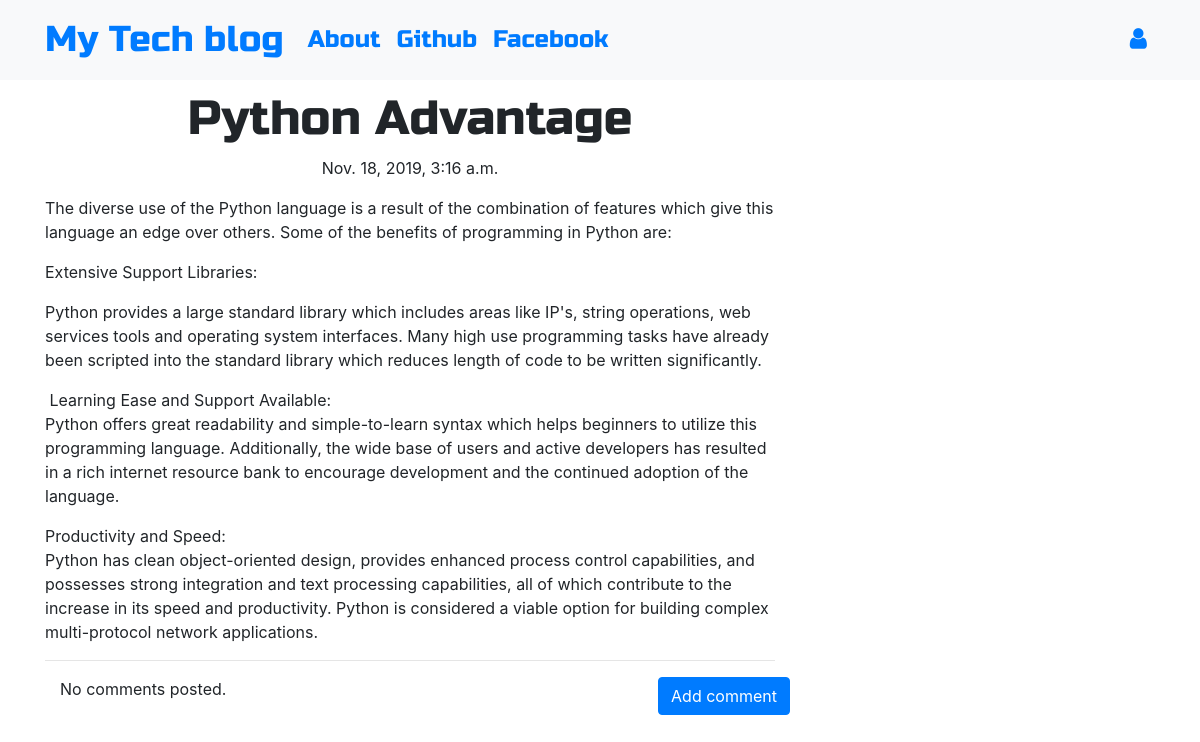
The page /post/5 on the database its author committed.
### blog/models.py (models this page shows, shortened)
class Post(models.Model):
    author = models.ForeignKey('auth.User',on_delete=models.CASCADE)
    title = models.CharField(max_length=200)
    text = models.TextField()
    created_date = models.DateTimeField(default=timezone.now)
    published_date = models.DateTimeField(blank=True, null=True)

### blog/views.py (the view)
# urls.py: path('post/<int:pk>', views.PostDetailView.as_view(), name='post_detail'),
class PostDetailView(DetailView):
    model = Post

### blog/templates/blog/post_detail.html (shortened to what this page needs)
{% extends 'blog/base.html' %}
{% block content %}
        <h1 class='posttitle loader'>{{ post.title }}</h1>
        {% if post.published_date %}
            <div class="date postdate">
                {{ post.published_date }}
            </div>
        {% else %}
            <a class="btn btn-outline-dark" href="{% url 'post_publish' pk=post.pk %}">Publish</a>
        {% endif %}
      <p class='postcontent' >{{ post.text|safe|linebreaksbr }}</p>
  <hr>
  <a class="btn btn-primary btn-comment" href="{% url 'add_comment_to_post' pk=post.pk %}">Add comment</a>
  <div class="container">
  {% for comment in post.comments.all %}
  <br>
      {% if user.is_authenticated or comment.approved_comment %}
              {{ comment.created_date }}
              {% if not comment.approved_comment %}
                  <a class="btn btn-primary" href="{% url 'comment_remove' pk=comment.pk %}"><span class="fa fa-remove"></span></a>
                  <a class="btn btn-primary" href="{% url 'comment_approve' pk=comment.pk %}"><span class="fa fa-check"></span></a>
              {% endif %}
          <p>{{ comment.text|safe|linebreaks }}</p>
          <p>Posted by: <strong>{{ comment.author }}</strong></p>
      {% endif %}
  {% empty %}
      <p>No comments posted.</p>
  {% endfor %}
</div>
{% endblock %}

### blog/static/css/blog.css (style rules this page uses)
.postdate { text-align: center; }
.posttitle { font-family: 'Russo One', sans-serif; font-size: 3em; text-align: center; }
.postcontent { font-family: 'Montserrat'; font-size: 1.5em; }
.btn-comment { position: absolute; right: 0px; }
.loader { filter:hue-rotate(0deg); color: linear-gradient(45deg,#0f8,#08f); animation:hue 5000ms infinite linear; }

### rows shown on the page
Post: title "Python Advantage", published_date "Nov. 18, 2019, 3:16 a.m.", text "The diverse use of the Python language is a result of the combination of features which give this language an edge over others. Some of the benefits of programming in Python are: Extensive Support Libraries: Python provides a large standard library which includes areas like IP's, string operations, web services tools and operating system interfaces. Many high use programming tasks have already been scripted into the standard library which reduces length of code to be written significantly. Learning Ease and Support Available: Python offers great readability and simple-to-learn syntax which helps beginners to utilize this programming language. Additionally, the wide base of users and active…"
